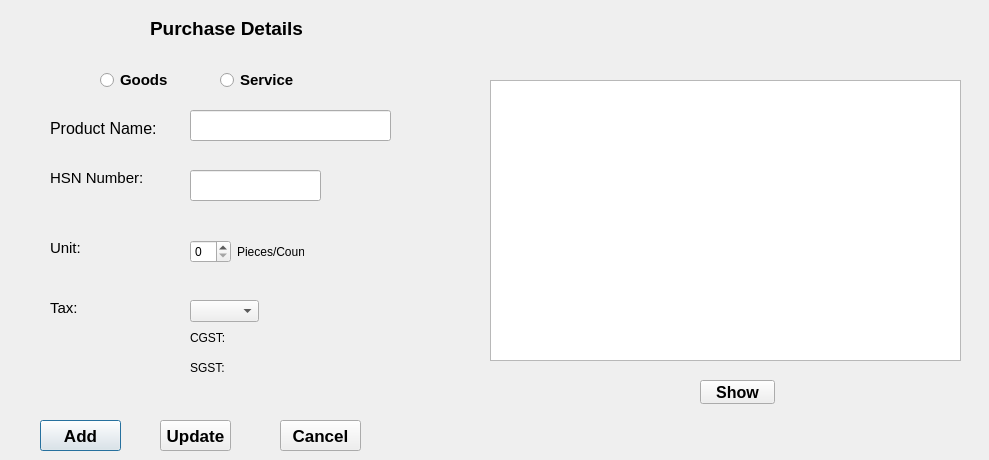
<?xml version="1.0" encoding="UTF-8"?>
<ui version="4.0">
 <class>purchase</class>
 <widget class="QDialog" name="purchase">
  <property name="geometry">
   <rect>
    <x>0</x>
    <y>0</y>
    <width>989</width>
    <height>460</height>
   </rect>
  </property>
  <property name="windowTitle">
   <string>Dialog</string>
  </property>
  <property name="styleSheet">
   <string notr="true"/>
  </property>
  <widget class="QRadioButton" name="radioButton_goods">
   <property name="geometry">
    <rect>
     <x>100</x>
     <y>70</y>
     <width>89</width>
     <height>20</height>
    </rect>
   </property>
   <property name="font">
    <font>
     <pointsize>11</pointsize>
     <bold>true</bold>
    </font>
   </property>
   <property name="text">
    <string>Goods</string>
   </property>
  </widget>
  <widget class="QRadioButton" name="radioButton_service">
   <property name="geometry">
    <rect>
     <x>220</x>
     <y>70</y>
     <width>111</width>
     <height>20</height>
    </rect>
   </property>
   <property name="font">
    <font>
     <pointsize>11</pointsize>
     <bold>true</bold>
    </font>
   </property>
   <property name="text">
    <string>Service</string>
   </property>
  </widget>
  <widget class="QLabel" name="label_2">
   <property name="geometry">
    <rect>
     <x>50</x>
     <y>120</y>
     <width>111</width>
     <height>16</height>
    </rect>
   </property>
   <property name="font">
    <font>
     <pointsize>12</pointsize>
    </font>
   </property>
   <property name="text">
    <string>Product Name:</string>
   </property>
  </widget>
  <widget class="QLineEdit" name="productname">
   <property name="geometry">
    <rect>
     <x>190</x>
     <y>110</y>
     <width>201</width>
     <height>31</height>
    </rect>
   </property>
  </widget>
  <widget class="QLabel" name="label_3">
   <property name="geometry">
    <rect>
     <x>50</x>
     <y>170</y>
     <width>101</width>
     <height>16</height>
    </rect>
   </property>
   <property name="font">
    <font>
     <pointsize>11</pointsize>
    </font>
   </property>
   <property name="text">
    <string>HSN Number:</string>
   </property>
  </widget>
  <widget class="QLineEdit" name="hsn">
   <property name="geometry">
    <rect>
     <x>190</x>
     <y>170</y>
     <width>131</width>
     <height>31</height>
    </rect>
   </property>
  </widget>
  <widget class="QLabel" name="label_4">
   <property name="geometry">
    <rect>
     <x>50</x>
     <y>240</y>
     <width>49</width>
     <height>16</height>
    </rect>
   </property>
   <property name="font">
    <font>
     <pointsize>11</pointsize>
    </font>
   </property>
   <property name="text">
    <string>Unit:</string>
   </property>
  </widget>
  <widget class="QLabel" name="label_6">
   <property name="geometry">
    <rect>
     <x>50</x>
     <y>300</y>
     <width>31</width>
     <height>16</height>
    </rect>
   </property>
   <property name="font">
    <font>
     <pointsize>11</pointsize>
    </font>
   </property>
   <property name="text">
    <string>Tax:</string>
   </property>
  </widget>
  <widget class="QComboBox" name="comboBox_tax">
   <property name="geometry">
    <rect>
     <x>190</x>
     <y>300</y>
     <width>69</width>
     <height>22</height>
    </rect>
   </property>
   <item>
    <property name="text">
     <string/>
    </property>
   </item>
  </widget>
  <widget class="QLabel" name="label_7">
   <property name="geometry">
    <rect>
     <x>190</x>
     <y>330</y>
     <width>51</width>
     <height>16</height>
    </rect>
   </property>
   <property name="text">
    <string>CGST:</string>
   </property>
  </widget>
  <widget class="QLabel" name="label_8">
   <property name="geometry">
    <rect>
     <x>190</x>
     <y>360</y>
     <width>49</width>
     <height>16</height>
    </rect>
   </property>
   <property name="text">
    <string>SGST:</string>
   </property>
  </widget>
  <widget class="QLabel" name="CGST">
   <property name="geometry">
    <rect>
     <x>230</x>
     <y>330</y>
     <width>49</width>
     <height>16</height>
    </rect>
   </property>
   <property name="text">
    <string/>
   </property>
  </widget>
  <widget class="QLabel" name="SGST">
   <property name="geometry">
    <rect>
     <x>230</x>
     <y>360</y>
     <width>49</width>
     <height>16</height>
    </rect>
   </property>
   <property name="text">
    <string/>
   </property>
  </widget>
  <widget class="QPushButton" name="pushButton_add">
   <property name="geometry">
    <rect>
     <x>40</x>
     <y>420</y>
     <width>81</width>
     <height>31</height>
    </rect>
   </property>
   <property name="font">
    <font>
     <pointsize>13</pointsize>
     <bold>true</bold>
    </font>
   </property>
   <property name="text">
    <string>Add</string>
   </property>
  </widget>
  <widget class="QPushButton" name="pushButton_alter">
   <property name="geometry">
    <rect>
     <x>160</x>
     <y>420</y>
     <width>71</width>
     <height>31</height>
    </rect>
   </property>
   <property name="font">
    <font>
     <pointsize>13</pointsize>
     <bold>true</bold>
    </font>
   </property>
   <property name="text">
    <string>Update</string>
   </property>
  </widget>
  <widget class="QPushButton" name="pushButton_cancel">
   <property name="geometry">
    <rect>
     <x>280</x>
     <y>420</y>
     <width>81</width>
     <height>31</height>
    </rect>
   </property>
   <property name="font">
    <font>
     <pointsize>13</pointsize>
     <bold>true</bold>
    </font>
   </property>
   <property name="text">
    <string>Cancel</string>
   </property>
  </widget>
  <widget class="QLabel" name="label_9">
   <property name="geometry">
    <rect>
     <x>150</x>
     <y>20</y>
     <width>181</width>
     <height>16</height>
    </rect>
   </property>
   <property name="font">
    <font>
     <pointsize>14</pointsize>
     <bold>true</bold>
    </font>
   </property>
   <property name="text">
    <string>Purchase Details</string>
   </property>
  </widget>
  <widget class="QPushButton" name="pushButton_show">
   <property name="geometry">
    <rect>
     <x>700</x>
     <y>380</y>
     <width>75</width>
     <height>24</height>
    </rect>
   </property>
   <property name="font">
    <font>
     <pointsize>12</pointsize>
     <bold>true</bold>
    </font>
   </property>
   <property name="text">
    <string>Show</string>
   </property>
  </widget>
  <widget class="QTableView" name="tableView">
   <property name="geometry">
    <rect>
     <x>490</x>
     <y>80</y>
     <width>471</width>
     <height>281</height>
    </rect>
   </property>
  </widget>
  <widget class="QWidget" name="layoutWidget">
   <property name="geometry">
    <rect>
     <x>190</x>
     <y>240</y>
     <width>114</width>
     <height>24</height>
    </rect>
   </property>
   <layout class="QHBoxLayout" name="horizontalLayout">
    <item>
     <widget class="QSpinBox" name="unit"/>
    </item>
    <item>
     <widget class="QLabel" name="label_5">
      <property name="text">
       <string>Pieces/Count</string>
      </property>
     </widget>
    </item>
   </layout>
  </widget>
 </widget>
 <resources/>
 <connections/>
</ui>
